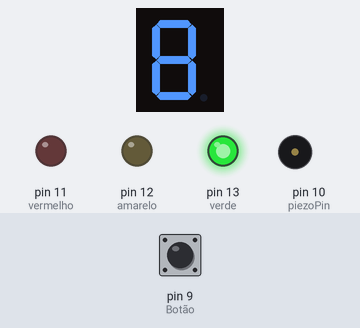
The sketch below on a simulated Arduino Uno, built with avr-gcc and run on an emulated ATmega328P. On the bench: 1-digit seven-segment display, output pins drawn as LEDs (lit = HIGH), buzzer (waves = sounding). Wiring (inferred from the names in the program): 1-digit 7-segment display, segments lit when HIGH: segments pin 2, pin 3, pin 4, pin 5, pin 6, pin 7, pin 8. Inputs (shaded band) come from the test bench; at power-on: pin 9 (Botão) LOW. The segment pins are drawn as the display they are named for; pins used as bus, display or sensor lines are not drawn.

Above: at 1.6 s.
1.7 s: pin 9 (Botão) pulled HIGH for 1 s
At 9.7 s:
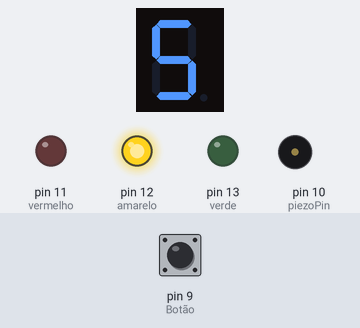
At 24.0 s:
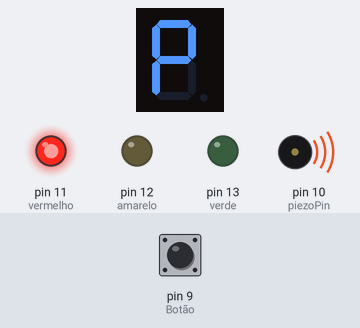
Timing chart, 0 to 34.0 s (numbered marks = the images above; inputs shaded):
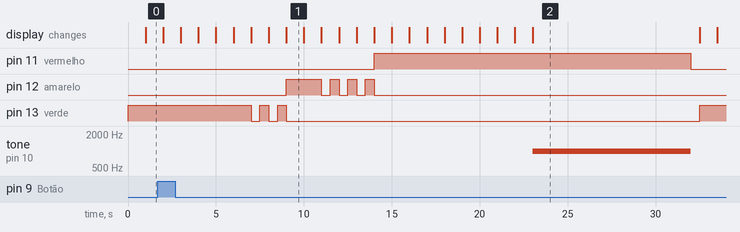

The sketch:

arduino.ino
```cpp
//Atividade Robotica - Semáforo com botão de acessibilidade
//Luiz Otávio Nazar

byte valores[11][7] = {
 { 1,1,1,1,1,1,0 },  //Configuração do dígito 0
 { 0,1,1,0,0,0,0 },  //Configuração do dígito 1
 { 1,1,0,1,1,0,1 },  //Configuração do dígito 2
 { 1,1,1,1,0,0,1 },  //Configuração do dígito 3
 { 0,1,1,0,0,1,1 },  //Configuração do dígito 4
 { 1,0,1,1,0,1,1 },  //Configuração do dígito 5
 { 1,0,1,1,1,1,1 },  //Configuração do dígito 6
 { 1,1,1,0,0,0,0 },  //Configuração do dígito 7
 { 1,1,1,1,1,1,1 },  //Configuração do dígito 8
 { 1,1,1,0,0,1,1 },  //Configuração do dígito 9
 { 1,1,0,0,1,1,1 },  //Configuração do P
};

int verde= 13;
int amarelo= 12;
int vermelho= 11;
int piezoPin = 10; //Pino digital conectado ao piezo
int statusBotao = 0; //Variável para armazenar o estado do botão

void setup(){
    pinMode(2, OUTPUT); //Segmento A
    pinMode(3, OUTPUT); //Segmento B
    pinMode(4, OUTPUT); //Segmento C
    pinMode(5, OUTPUT); //Segmento D
    pinMode(6, OUTPUT); //Segmento E
    pinMode(7, OUTPUT); //Segmento F
    pinMode(8, OUTPUT); //Segmento G
    pinMode(verde, OUTPUT);
    pinMode(amarelo, OUTPUT);
    pinMode(vermelho, OUTPUT);
    pinMode(9, INPUT); //Botão
    pinMode(piezoPin, OUTPUT); //Bipe
}

void ligarDisplay(byte digit){ //Aciona o display
    verifica_botao();
    byte pino = 2;
    verifica_botao();
    for (byte contadorSegmentos = 0; contadorSegmentos < 7; ++contadorSegmentos){ //Contador dos segmentos
        verifica_botao();
        digitalWrite(pino, valores[digit][contadorSegmentos]); //Avança o segmento
        verifica_botao();
        pino=pino+1; //Soma 1 ao contador
        verifica_botao();
    }
}

void semaforo() {
    digitalWrite(verde, HIGH);
    for (byte contador = 9; contador >= 1; contador--){ //Definição do tempo e ativação do VERDE
        verifica_botao();
        ligarDisplay(contador);
        verifica_botao();
        verifica_botao();
        if (contador <= 2) {
            digitalWrite(verde, LOW);
            verifica_botao();
            ligarDisplay(contador);
            delay(500);
            verifica_botao();
            digitalWrite(verde, HIGH);
            verifica_botao();
            delay(500);
   	        verifica_botao();
        } else {
            delay(1000);
        }
    }
    digitalWrite(verde, LOW);

    digitalWrite(amarelo, HIGH);
    for (byte contador = 5; contador >= 1; contador--){ //Definição do tempo e ativação do AMARELO
        verifica_botao();
        ligarDisplay(contador);
        verifica_botao();
        if (contador <= 3) {
            digitalWrite(amarelo, LOW);
            verifica_botao();
            ligarDisplay(contador);
            delay(500);
            verifica_botao();
            digitalWrite(amarelo, HIGH);
            verifica_botao();
            delay(500);
   	        verifica_botao();
        } else {
            delay(1000);
        }
    }
    digitalWrite(amarelo, LOW);

    for (byte contador = 9; contador > 0; contador--){ //Definição do tempo e ativação do VERMELHO
        verifica_botao();
        digitalWrite(vermelho, HIGH);
        verifica_botao();
        ligarDisplay(contador);
        verifica_botao();
        delay(1000);
  	    verifica_botao();
  	}
    digitalWrite(vermelho, LOW);
    verifica_botao();
}

bool control= false;

void verifica_botao() { //Verifica se o botão foi pressionado
    statusBotao = digitalRead(9);
    if (statusBotao == HIGH) {
        control= true;
    }
}

void botao() { //Executa ação se o botão foi pressionado
    if (control) {
        digitalWrite(vermelho, HIGH);
        int temp=10;
        ligarDisplay(temp);
        for (int i=1; i<=9; i++) {
  	        tone(piezoPin, 1000); //Emite um som de 1000 Hz (1 kHz)
  	        delay(500);
  	        tone(piezoPin, 1000);
  	        delay(500);
        }
    noTone(piezoPin);
    digitalWrite(vermelho, LOW);
    delay(500);
    }
}

void loop() {
    semaforo();
    verifica_botao();
    botao();
}
```

Measured:
- after the input at 1.7 s, pin 12 (amarelo): goes on until 14.0 s, then stays LOW; tone on pin 10 (piezoPin): silent → 1000 Hz after 21.3 s, → silent 9.0 s later
- what the display in image 1 shows lasts 1.0 s, from 9.0 s to 10.0 s
